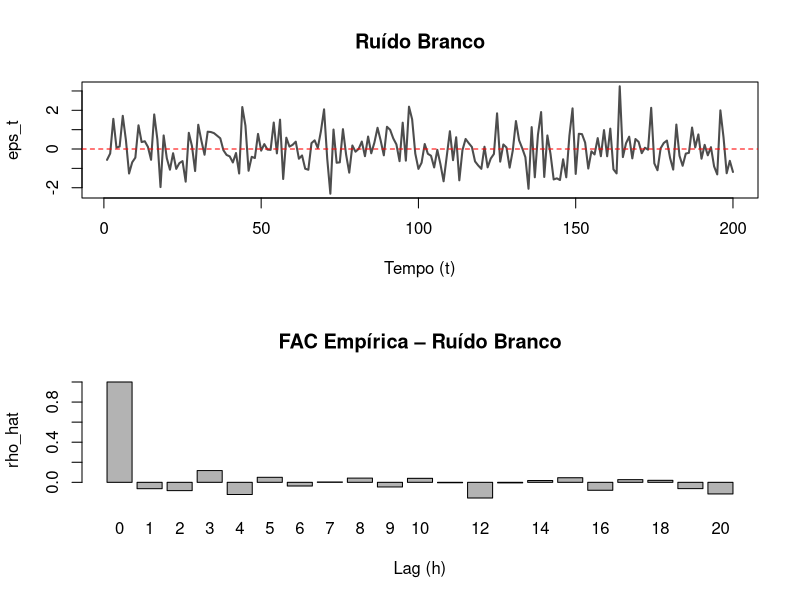
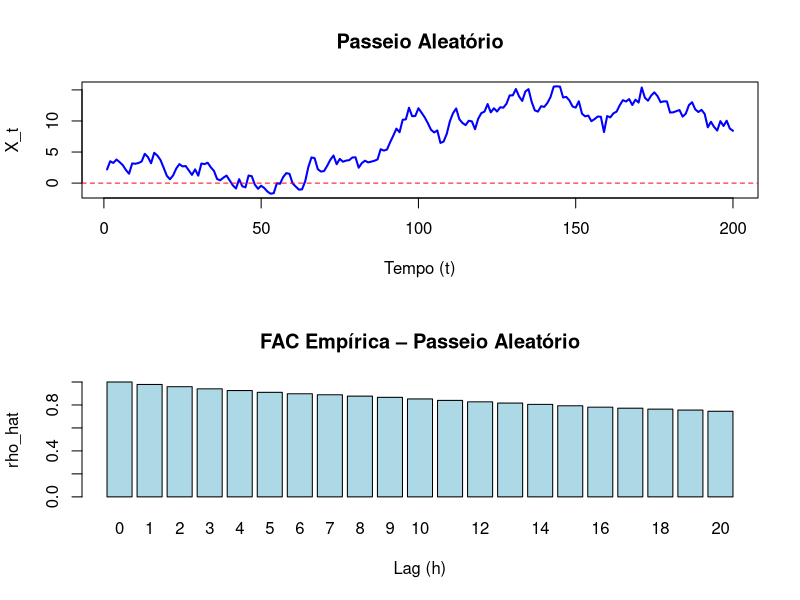
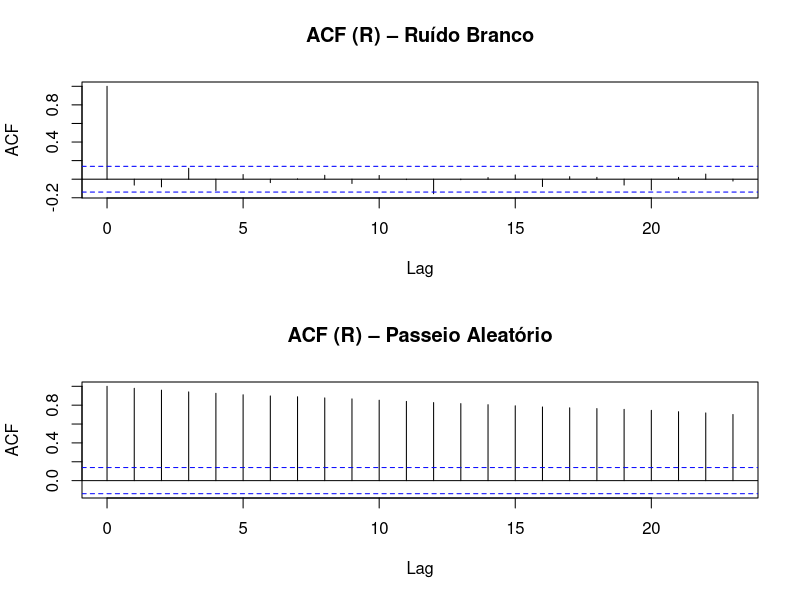
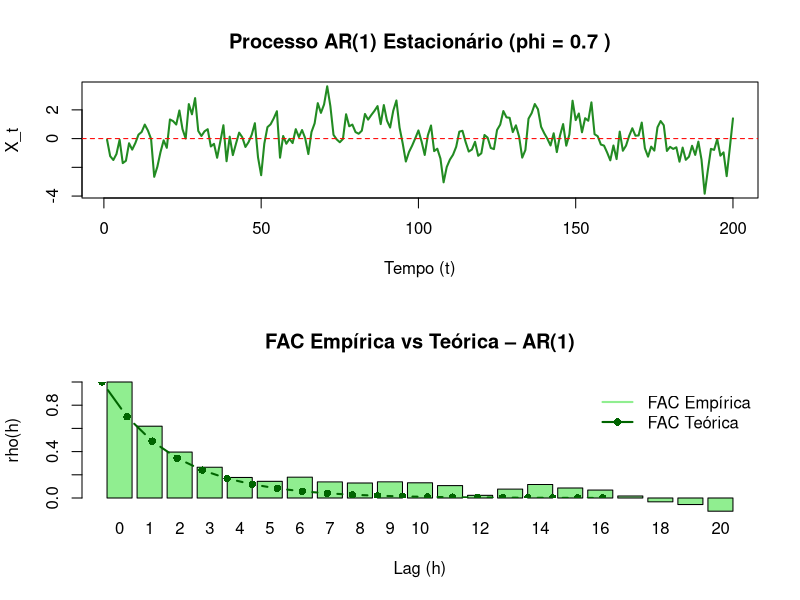

Write the R code that produced these figures, in order.
############################################################
# ex1_implementacao_procedural.R
# Simula ruído branco, passeio aleatório e AR(1) de forma procedural, sem definir funções.
# Dependências: R base.

# (a) ENTRADAS
# Os parâmetros de simulação e a semente são definidos no próprio script, sem entrada externa.

# (b) SAÍDAS
# Produz as três séries, suas médias e FACs, as comparações com acf() e os gráficos,
# além de imprimir as médias individuais e um resumo dos resultados no console.

# (c) ESTRUTURAS DE DADOS
# As séries são vetores de tamanho n e as autocovariâncias e FACs têm max_lag + 1 posições,
# com o lag h armazenado na posição h+1 porque os índices em R começam em 1.

# (d) FUNÇÕES REPRESENTADAS PELOS BLOCOS PROCEDURAIS
# Os blocos simulam os três processos, incluindo X_t = phi * X_{t-1} + eps_t, e calculam
# gamma(h) = (1/n) * soma (X_t - media)(X_{t+h} - media) e rho(h) = gamma(h)/gamma(0).
# Também calculam phi^h para o AR(1) e geram os gráficos com plot() e barplot().

# (e) FLUXO DE EXECUÇÃO
# Define os parâmetros, simula os processos e calcula as estatísticas, depois compara as FACs
# com acf() e com a expressão teórica do AR(1), gera os gráficos e imprime o resumo.
############################################################

rm(list = ls())
set.seed(123)

############################################################
# 1. PARÂMETROS GERAIS
############################################################

n <- 200

max_lag <- 20

sigma2 <- 1

phi <- 0.7

############################################################
# 5. EXEMPLOS DE USO
############################################################

# Sorteia os choques um por vez para manter a implementação procedural do ruído branco.
eps <- numeric(n)

for(t in 1:n){
  eps[t] <- rnorm(1, mean = 0, sd = sqrt(sigma2))
}

soma <- 0

for(t in 1:n){
  soma <- soma + eps[t]
}

media_eps <- soma / n

cat("Média empírica (ruído branco):", round(media_eps, 4), "\n")

# Para cada lag h, o loop interno soma os produtos dos desvios até t = n-h, evitando que
# o índice t+h ultrapasse a série. Em h = 0, a soma dividida por n fornece a variância.
gamma_eps <- numeric(max_lag + 1)

for(h in 0:max_lag){

  soma <- 0

  for(t in 1:(n-h)){
    d1 <- eps[t] - media_eps
    d2 <- eps[t+h] - media_eps
    soma <- soma + d1 * d2
  }

  gamma_eps[h+1] <- soma / n
}

fac_eps <- numeric(max_lag + 1)

for(h in 0:max_lag){
  fac_eps[h+1] <- gamma_eps[h+1] / gamma_eps[1]
}

par(mfrow = c(2,1))

plot(1:n,
     eps,
     type = "l",
     lwd = 2,
     col = "gray30",
     main = "Ruído Branco",
     xlab = "Tempo (t)",
     ylab = "eps_t")

abline(h = 0,
       col = "red",
       lty = 2)

barplot(fac_eps,
        names.arg = 0:max_lag,
        col = "gray70",
        main = "FAC Empírica – Ruído Branco",
        xlab = "Lag (h)",
        ylab = "rho_hat")

par(mfrow = c(1,1))

# Sorteia novos choques independentes para que o passeio não reutilize o ruído branco anterior.
eps_pa <- numeric(n)

for(t in 1:n){
  eps_pa[t] <- rnorm(1, mean = 0, sd = sqrt(sigma2))
}

X <- numeric(n)

# Como não há X_0, o passeio começa em X_1 = eps_1.
X[1] <- eps_pa[1]

# O loop segue a ordem crescente porque cada X_t depende de X_{t-1}, acumulando os choques
# desde o início, o que faz a variância do passeio crescer com o tempo.
for(t in 2:n){
  X[t] <- X[t-1] + eps_pa[t]
}

soma <- 0

for(t in 1:n){
  soma <- soma + X[t]
}

media_X <- soma / n

cat("Média empírica (passeio aleatório):", round(media_X, 4), "\n")

gamma_X <- numeric(max_lag + 1)

for(h in 0:max_lag){

  soma <- 0

  for(t in 1:(n-h)){
    d1 <- X[t] - media_X
    d2 <- X[t+h] - media_X
    soma <- soma + d1 * d2
  }

  gamma_X[h+1] <- soma / n
}

fac_X <- numeric(max_lag + 1)

for(h in 0:max_lag){
  fac_X[h+1] <- gamma_X[h+1] / gamma_X[1]
}

par(mfrow = c(2,1))

plot(1:n,
     X,
     type = "l",
     lwd = 2,
     col = "blue",
     main = "Passeio Aleatório",
     xlab = "Tempo (t)",
     ylab = "X_t")

abline(h = 0,
       col = "red",
       lty = 2)

barplot(fac_X,
        names.arg = 0:max_lag,
        col = "lightblue",
        main = "FAC Empírica – Passeio Aleatório",
        xlab = "Lag (h)",
        ylab = "rho_hat")

par(mfrow = c(1,1))

par(mfrow = c(2,1))

acf(eps,
    main = "ACF (R) – Ruído Branco")

acf(X,
    main = "ACF (R) – Passeio Aleatório")

par(mfrow = c(1,1))

eps_ar1 <- numeric(n)

for(t in 1:n){
  eps_ar1[t] <- rnorm(1, mean = 0, sd = sqrt(sigma2))
}

X_ar1 <- numeric(n)

X_ar1[1] <- eps_ar1[1]

# O valor anterior recebe peso phi e um novo choque é somado. Como |phi| < 1, a influência
# do passado diminui com as potências de phi, enquanto phi = 1 produziria um passeio aleatório.
for(t in 2:n){
  X_ar1[t] <- phi * X_ar1[t-1] + eps_ar1[t]
}

soma <- 0

for(t in 1:n){
  soma <- soma + X_ar1[t]
}

media_ar1 <- soma / n

cat("Média empírica (AR(1)):", round(media_ar1, 4), "\n")

gamma_ar1 <- numeric(max_lag + 1)

for(h in 0:max_lag){

  soma <- 0

  for(t in 1:(n-h)){
    d1 <- X_ar1[t] - media_ar1
    d2 <- X_ar1[t+h] - media_ar1
    soma <- soma + d1 * d2
  }

  gamma_ar1[h+1] <- soma / n
}

fac_ar1 <- numeric(max_lag + 1)

for(h in 0:max_lag){
  fac_ar1[h+1] <- gamma_ar1[h+1] / gamma_ar1[1]
}

fac_ar1_teorica <- numeric(max_lag + 1)

for(h in 0:max_lag){
  fac_ar1_teorica[h+1] <- phi^h
}

par(mfrow = c(2,1))

plot(1:n,
     X_ar1,
     type = "l",
     lwd = 2,
     col = "forestgreen",
     main = paste("Processo AR(1) Estacionário (phi =", phi, ")"),
     xlab = "Tempo (t)",
     ylab = "X_t")

abline(h = 0,
       col = "red",
       lty = 2)

barplot(fac_ar1,
        names.arg = 0:max_lag,
        ylim = c(0, 1),
        col = "lightgreen",
        main = "FAC Empírica vs Teórica – AR(1)",
        xlab = "Lag (h)",
        ylab = "rho(h)")

lines(0:max_lag,
      fac_ar1_teorica,
      type = "b",
      pch = 16,
      col = "darkgreen",
      lwd = 2)

legend("topright",
       legend = c("FAC Empírica",
                  "FAC Teórica"),
       col = c("lightgreen",
               "darkgreen"),
       lwd = c(2, 2),
       pch = c(NA, 16),
       bty = "n")

par(mfrow = c(1,1))

############################################################
# 6. RESUMO DOS RESULTADOS
############################################################

cat("\n")
cat("========================================\n")
cat("RESUMO DAS MÉDIAS EMPÍRICAS\n")
cat("========================================\n")

cat("Ruído branco:", round(media_eps, 4), "\n")

cat("Passeio aleatório:", round(media_X, 4), "\n")

cat("AR(1):", round(media_ar1, 4), "\n")
